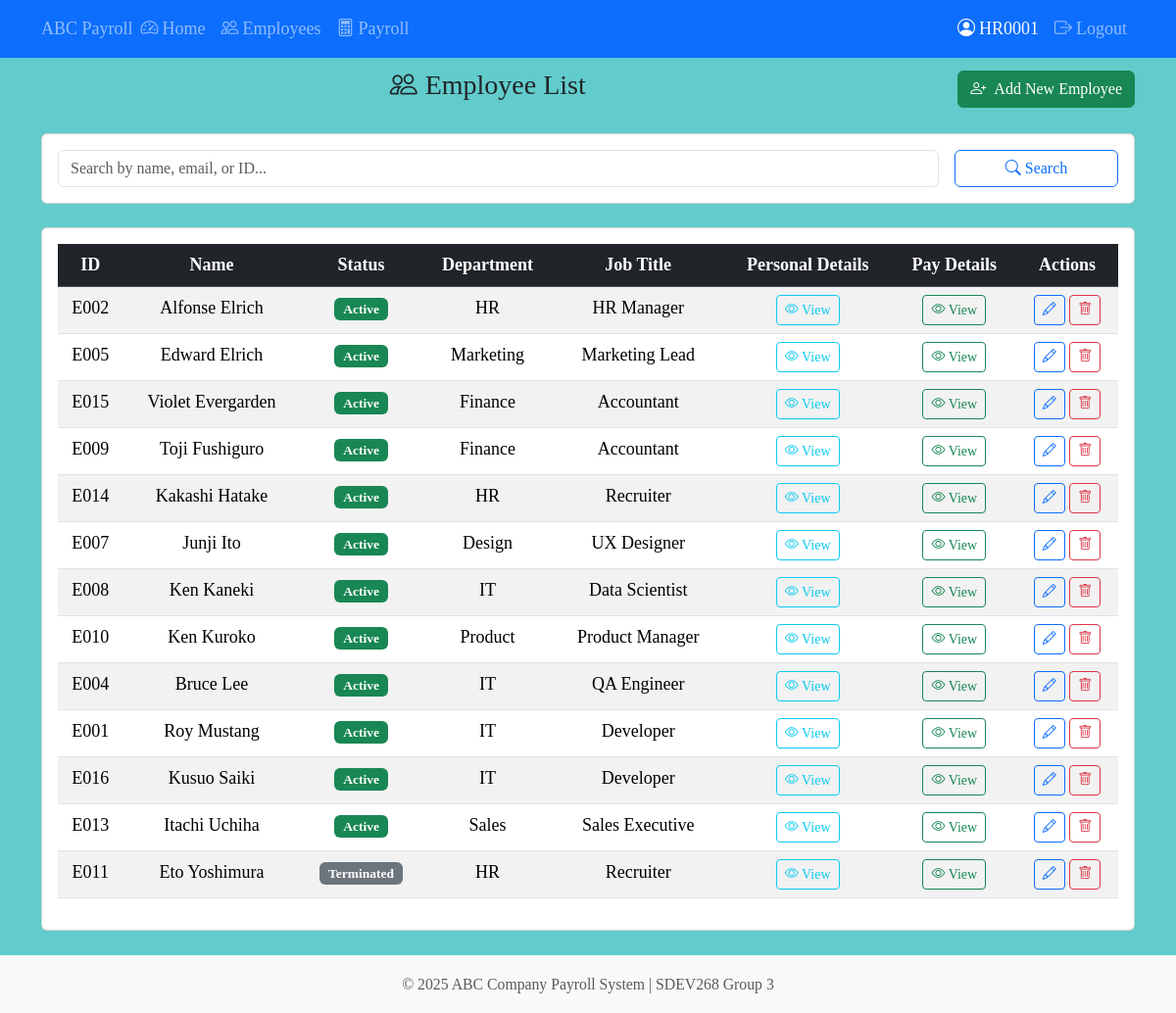
The page /admin/employees (signed in) on the database its author committed.
### tables this page shows
CREATE TABLE compensation (
    compensation_id INTEGER PRIMARY KEY AUTOINCREMENT,
    employee_id TEXT NOT NULL UNIQUE,
    salary_type TEXT NOT NULL CHECK(salary_type IN ('Salary', 'Hourly')),
    base_salary REAL,
    hourly_rate REAL,
    medical_type TEXT NOT NULL CHECK(medical_type IN ('Single', 'Family')),
    num_dependents INTEGER NOT NULL DEFAULT 0 CHECK(num_dependents >= 0),
    effective_date TEXT NOT NULL,
    created_date TEXT NOT NULL DEFAULT (datetime('now', 'localtime')),
    modified_date TEXT NOT NULL DEFAULT (datetime('now', 'localtime')),
    FOREIGN KEY (employee_id) REFERENCES employees(employee_id),
    CHECK (
        (salary_type = 'Salary' AND base_salary IS NOT NULL AND base_salary > 0 AND hourly_rate IS NULL) OR
        (salary_type = 'Hourly' AND hourly_rate IS NOT NULL AND hourly_rate > 0 AND base_salary IS NULL)
    )
);

CREATE TABLE employees (
    employee_id TEXT PRIMARY KEY,
    first_name TEXT NOT NULL,
    last_name TEXT NOT NULL,
    surname TEXT,
    date_of_birth TEXT NOT NULL,
    gender TEXT NOT NULL CHECK(gender IN ('Male', 'Female')),
    email TEXT NOT NULL UNIQUE,
    phone_num TEXT,
    address_line1 TEXT NOT NULL,
    address_line2 TEXT,
    city TEXT NOT NULL,
    state TEXT NOT NULL,
    zip_code TEXT NOT NULL,
    has_picture INTEGER NOT NULL DEFAULT 0,
    picture_filename TEXT,
    status TEXT NOT NULL DEFAULT 'Active' CHECK(status IN ('Active', 'Terminated')),
    date_hired TEXT NOT NULL,
    department_name TEXT NOT NULL,
    job_title_name TEXT NOT NULL,
    created_date TEXT NOT NULL DEFAULT (datetime('now', 'localtime')),
    modified_date TEXT NOT NULL DEFAULT (datetime('now', 'localtime')),
    FOREIGN KEY (department_name) REFERENCES departments(department_name),
    FOREIGN KEY (job_title_name) REFERENCES job_titles(title_name)
);

CREATE TABLE departments (
    department_id INTEGER PRIMARY KEY AUTOINCREMENT,
    department_name TEXT NOT NULL UNIQUE,
    created_date TEXT NOT NULL DEFAULT (datetime('now', 'localtime'))
);

CREATE TABLE job_titles (
    job_title_id INTEGER PRIMARY KEY AUTOINCREMENT,
    title_name TEXT NOT NULL UNIQUE,
    created_date TEXT NOT NULL DEFAULT (datetime('now', 'localtime'))
);

### src/routes/admin.py (the view)
@bp.route("/employees")
@admin_required
def employee_list():
    search_term = request.args.get("search", "").strip()
    if search_term:
        success, message, employees = employee_controller.search_employees(search_term)
    else:
        success, message, employees = employee_controller.get_all_employees(include_terminated=True)
    return render_template(
        "admin/employee_list.html",
        employees=employees,
        search_term=search_term,
    )

### src/controllers/employee_controller.py (called while the page is built)
    def get_all_employees(self, include_terminated: bool = False) -> tuple[bool, str, list[Employee]]:
        try:
            employees = Employee.get_all(include_terminated=include_terminated)
            status = "active" if not include_terminated else "all"
            return True, f"Retrieved {len(employees)} {status} employees", employees
        except Exception as e:
            return False, f"Error retrieving employees: {e!s}", []

### src/models/base_model.py (called while the page is built)
    @classmethod
    def get_connection(cls) -> sqlite3.Connection:
        conn = sqlite3.connect(cls.DB_PATH, timeout=30.0)
        conn.row_factory = sqlite3.Row
        return conn

    @classmethod
    def execute_query(cls, query: str, params: tuple = ()) -> list[sqlite3.Row]:
        conn = cls.get_connection()
        cursor = conn.cursor()
        cursor.execute(query, params)
        results = cursor.fetchall()
        conn.close()
        return results

### src/models/employee.py (called while the page is built)
    @classmethod
    def get_all(cls, include_terminated: bool = False) -> list["Employee"]:
        query = f"SELECT * FROM {cls._EMPLOYEE_VIEW}"
        if not include_terminated:
            query += " WHERE status = 'Active'"
        query += " ORDER BY last_name, first_name"
        rows = cls.execute_query(query)
        return [cls._from_row(row) for row in rows]

### src/routes/admin.py (called while the page is built)
def admin_required(f):
    from functools import wraps
    @wraps(f)
    def decorated_function(*args, **kwargs):
        if not session.get("user_id"):
            flash("Please log in to access this page.", "error")
            return redirect(url_for("auth.login"))
        if session.get("user_type") != "Admin":
            flash("Admin access required.", "error")
            return redirect(url_for("auth.login"))
        return f(*args, **kwargs)
    return decorated_function

### src/templates/admin/employee_list.html (shortened to what this page needs)
{% extends "base.html" %}
{% block content %}
<div class="row mb-4 align-items-center">
    <div class="col">
        <h3><i class="bi bi-people me-2"></i>Employee List</h3>
    </div>
    <div class="col-auto">
        <a href="{{ url_for('admin.employee_add') }}" class="btn btn-success">
            <i class="bi bi-person-plus me-2"></i>Add New Employee
        </a>
    </div>
</div>
<div class="card mb-4">
    <div class="card-body">
        <form method="GET" action="{{ url_for('admin.employee_list') }}" class="row g-3">
            <div class="col-md-10">
                <input type="text" class="form-control" name="search"
                       placeholder="Search by name, email, or ID..."
                       value="{{ search_term }}">
            </div>
            <div class="col-md-2">
                <button type="submit" class="btn btn-outline-primary w-100">
                    <i class="bi bi-search me-1"></i>Search
                </button>
            </div>
        </form>
    </div>
</div>
<div class="card">
    <div class="card-body">
        {% if employees %}
        <div class="table-responsive">
            <table class="table table-striped table-hover">
                <thead class="table-dark">
                    <tr>
                        <th>ID</th>
                        <th>Name</th>
                        <th>Status</th>
                        <th>Department</th>
                        <th>Job Title</th>
                        <th>Personal Details</th>
                        <th>Pay Details</th>
                        <th>Actions</th>
                    </tr>
                </thead>
                <tbody>
                    {% for emp in employees %}
                    <tr>
                        <td>{{ emp.employee_id }}</td>
                        <td>{{ emp.first_name }} {{ emp.last_name }}</td>
                        <td>{% if emp.status == 'Active' %}
                                <span class="badge bg-success">Active</span>
                            {% else %}
                                <span class="badge bg-secondary">{{ emp.status }}</span>
                            {% endif %}</td>
                        <td>{{ emp.department_name }}</td>
                        <td>{{ emp.job_title_name }}</td>
                        <td>
                            <a href="{{ url_for('admin.employee_personal_view', employee_id=emp.employee_id) }}"
                               class="btn btn-sm btn-outline-info">
                                <i class="bi bi-eye"></i> View
                            </a>
                        </td>
                        <td>
                            <a href="{{ url_for('admin.employee_pay_view', employee_id=emp.employee_id) }}"
                               class="btn btn-sm btn-outline-success">
                                <i class="bi bi-eye"></i> View
                            </a>
                        </td>
                        <td>
                            <a href="{{ url_for('admin.employee_edit', employee_id=emp.employee_id) }}"
                               class="btn btn-sm btn-outline-primary">
                                <i class="bi bi-pencil"></i>
                            </a>
                            <form method="POST"
                                  action="{{ url_for('admin.employee_delete', employee_id=emp.employee_id) }}"
                                  style="display: inline;"
                                  onsubmit="return confirm('Are you sure you want to terminate this employee?');">
                                <button type="submit" class="btn btn-sm btn-outline-danger">
                                    <i class="bi bi-trash"></i>
                                </button>
                            </form>
                        </td>
                    </tr>
                    {% endfor %}
                </tbody>
            </table>
        </div>
        {% endif %}
    </div>
</div>
{% endblock %}

### src/static/css/PayrollStyle.css (style rules this page uses)
body { font-family: 'Times New Roman', serif; text-align: center; font-size: large; background-color: #62cccc; }
button { font-size: large; font-weight: bold; background-color: #ece0e0; border: none; padding: 10px 20px; cursor: pointer; }

### rows shown on the page
compensation: employee_id "E002", first_name "Alfonse", last_name "Elrich", shows "Active", department_name "HR", job_title_name "HR Manager"
compensation: employee_id "E005", first_name "Edward", last_name "Elrich", shows "Active", department_name "Marketing", job_title_name "Marketing Lead"
compensation: employee_id "E015", first_name "Violet", last_name "Evergarden", shows "Active", department_name "Finance", job_title_name "Accountant"
compensation: employee_id "E009", first_name "Toji", last_name "Fushiguro", shows "Active", department_name "Finance", job_title_name "Accountant"
compensation: employee_id "E014", first_name "Kakashi", last_name "Hatake", shows "Active", department_name "HR", job_title_name "Recruiter"
employees: employee_id "E007", first_name "Junji", last_name "Ito", status "Active", department_name "Design", job_title_name "UX Designer"
compensation: employee_id "E008", first_name "Ken", last_name "Kaneki", shows "Active", department_name "IT", job_title_name "Data Scientist"
compensation: employee_id "E010", first_name "Ken", last_name "Kuroko", shows "Active", department_name "Product", job_title_name "Product Manager"
compensation: employee_id "E004", first_name "Bruce", last_name "Lee", shows "Active", department_name "IT", job_title_name "QA Engineer"
employees: employee_id "E001", first_name "Roy", last_name "Mustang", status "Active", department_name "IT", job_title_name "Developer"
employees: employee_id "E016", first_name "Kusuo", last_name "Saiki", status "Active", department_name "IT", job_title_name "Developer"
employees: employee_id "E013", first_name "Itachi", last_name "Uchiha", status "Active", department_name "Sales", job_title_name "Sales Executive"
employees: employee_id "E011", first_name "Eto", last_name "Yoshimura", status "Terminated", department_name "HR", job_title_name "Recruiter"

### other values the page prints
{{ session.get('username', 'User') }} "HR0001"
